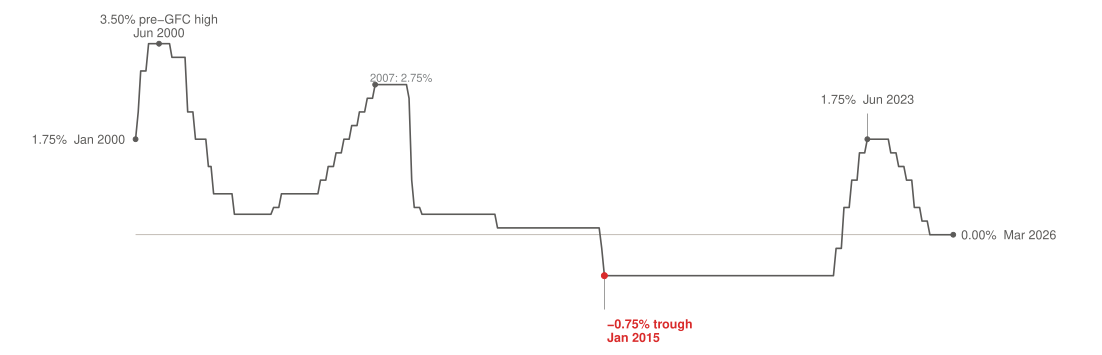

Here is the R script that generated this plot:
# Task 7 v7 — SNB policy rate, 2000-2026 (Tufte data-ink rigor).
# v7 fixes a factual/annotation error in v6: v6 labelled the 2007 point
#   (2.75%) as the "pre-GFC peak", but the actual maximum of the plotted
#   series (x-axis starts 2000) is 3.50%, held Jun 2000 - Jan/Feb 2001 —
#   visibly the highest point of the line, and sitting to the LEFT of the
#   2007 point. The console already printed `peak: 3.5`. v6 thus labelled
#   a lower point as "the peak" while the true maximum sat unlabelled.
#   Fix: the labelled pre-GFC HIGH is now the true series maximum, 3.50%,
#   annotated at the plateau midpoint (~2000-10). The 2007 point (2.75%)
#   is kept as a clearly-secondary landmark, plainly labelled "2007: 2.75%"
#   — it is no longer called "the peak". Everything else from v6 is kept:
#   the data-ink-minimal sparkline (no axes/ticks/gridlines/border/legend),
#   the -0.75% trough as the single heritage-red accent, the 1.75% (2023)
#   recovery landmark, and the 0.00% endpoint.
#
# v6 changes vs v5: switched the data line and the endpoint/peak markers
#   from `pg_palette$onyx` (#000000) to `pg_palette$alloy` (#5C5B59 warm
#   charcoal). The design system reserves Onyx for page-level title text
#   and the rare structural element where black needs to recede; chart
#   marks are not on that list. Other charts in the portfolio (steel,
#   glaciers, inaugural, plastic, energy) use alloy for their primary
#   ink, so this change brings task 7 into cross-portfolio consistency
#   (lecture 06 mistake #10 — sizes/colors varying without reason).
#   Heritage Red is still used exactly once (the -0.75% trough) as the
#   single preattentive cue for the most extreme value in the series.
#   Lecture 06 mistake #5 fix: red stays an accent, not a default.
#
# v5 changes vs v4: added a fifth annotation at the post-NIRP peak
#   (1.75% Jun 2023). Without it the upward swing between the Sep 2022
#   exit and the Mar 2026 cut had no labelled extreme — the eye saw the
#   line peak at ~1.75% but the value wasn't anchored.
#
# v4 changes vs v3: dropped two of the six annotations. Regime-change
#   events were inferred from the line shape; only data extremes and
#   endpoints kept.
#
# v3 changes vs v2: design-system palette migration only.
#
# Sparkline-style: no axes, no ticks, no gridlines, no border, no legend.
#
# Source: Swiss National Bank, "Official rates of the SNB" cube `snboffzisa`,
# data portal data.snb.ch. Splice: LIBOR target band mid (UG0+OG0)/2 for
# pre-Jun-2019 + SNB Leitzins (LZ) for Jun-2019 onward.

setwd("/Users/alexanderweber/Documents/hsg/6_semester/data_visualization_with_ai")

suppressPackageStartupMessages({
  library(dplyr)
  library(readr)
  library(tidyr)
  library(ggplot2)
})

source("design_system.R")

chart_family <- ""

raw <- read_delim(
  "data/task_07/snboffzisa.csv",
  delim = ";",
  skip  = 3,
  col_types = cols(Date = col_character(),
                   D0   = col_character(),
                   Value = col_character()),
  show_col_types = FALSE
) %>%
  mutate(date  = as.Date(paste0(Date, "-15")),
         Value = suppressWarnings(as.numeric(Value)))

band_mid <- raw %>%
  filter(D0 %in% c("UG0", "OG0")) %>%
  select(date, D0, Value) %>%
  pivot_wider(names_from = D0, values_from = Value) %>%
  mutate(rate = (UG0 + OG0) / 2) %>%
  filter(!is.na(rate), date < as.Date("2019-06-01")) %>%
  select(date, rate)

leitzins <- raw %>%
  filter(D0 == "LZ", !is.na(Value), date >= as.Date("2019-06-01")) %>%
  select(date, rate = Value)

policy <- bind_rows(band_mid, leitzins) %>%
  arrange(date) %>%
  filter(date >= as.Date("2000-01-01"))

cat("Series rows:", nrow(policy),
    " range:", as.character(min(policy$date)), "to",
                as.character(max(policy$date)), "\n")
cat("Trough:", min(policy$rate),
    " peak:", max(policy$rate), "\n")

# True series maximum is 3.50%, held Jun 2000 - Feb 2001 (a plateau).
# Anchor the peak marker at the plateau midpoint (~2000-10) so the dot
# lands on the visible high shoulder of the line, not on a sloping edge.
peak_date <- as.Date("2000-10-15")

ann <- tibble::tribble(
  ~date,                  ~rate,  ~label,                          ~lbl_x,                   ~lbl_y,  ~role,
  as.Date("2000-01-15"),   1.75,  "1.75%  Jan 2000",               as.Date("1999-09-15"),     1.75,   "endpoint_left",
  peak_date,               3.50,  "3.50% pre-GFC high\nJun 2000",  peak_date,                 3.62,   "peak_above",
  as.Date("2007-09-15"),   2.75,  "2007: 2.75%",                   as.Date("2008-07-15"),     2.95,   "landmark_below",
  as.Date("2015-01-15"),  -0.75,  "-0.75% trough\nJan 2015",       as.Date("2015-02-15"),    -1.55,   "trough",
  as.Date("2023-06-15"),   1.75,  "1.75%  Jun 2023",               as.Date("2023-06-15"),     2.40,   "peak_above",
  as.Date("2026-03-15"),   0.00,  "0.00%  Mar 2026",               as.Date("2026-06-15"),     0.00,   "endpoint_right"
)

gap_y <- 0.18
leaders <- ann %>%
  filter(role %in% c("event_above", "trough", "peak_above", "landmark_below")) %>%
  mutate(x = date, xend = date, y = rate,
         yend = lbl_y - ifelse(lbl_y > rate, gap_y, -gap_y))

p <- ggplot(policy, aes(x = date, y = rate)) +
  annotate("segment",
           x = min(policy$date), xend = max(policy$date),
           y = 0, yend = 0,
           color = pg_palette$dark_quartz, linewidth = 0.25) +
  geom_segment(data = leaders,
               aes(x = x, xend = xend, y = y, yend = yend),
               color = pg_palette$alloy, linewidth = 0.2,
               inherit.aes = FALSE) +
  geom_line(color = pg_palette$alloy, linewidth = 0.55) +
  geom_point(data = ann %>% filter(!role %in% c("trough")),
             aes(x = date, y = rate),
             color = pg_palette$alloy, size = 1.3) +
  geom_point(data = ann %>% filter(role == "trough"),
             aes(x = date, y = rate),
             color = pg_palette$heritage_red, size = 1.7) +
  geom_text(data = ann %>% filter(role == "endpoint_left"),
            aes(x = lbl_x, y = lbl_y, label = label),
            family = chart_family, size = 3.0,
            color = pg_palette$alloy,
            hjust = 1, vjust = 0.5) +
  geom_text(data = ann %>% filter(role == "endpoint_right"),
            aes(x = lbl_x, y = lbl_y, label = label),
            family = chart_family, size = 3.0,
            color = pg_palette$alloy,
            hjust = 0, vjust = 0.5) +
  geom_text(data = ann %>% filter(role == "event_above"),
            aes(x = lbl_x, y = lbl_y, label = label),
            family = chart_family, size = 2.9,
            color = pg_palette$alloy,
            hjust = 0.5, vjust = 0,
            lineheight = 0.95) +
  geom_text(data = ann %>% filter(role == "peak_above"),
            aes(x = lbl_x, y = lbl_y, label = label),
            family = chart_family, size = 3.0,
            color = pg_palette$alloy,
            hjust = 0.5, vjust = 0,
            lineheight = 0.95) +
  geom_text(data = ann %>% filter(role == "landmark_below"),
            aes(x = lbl_x, y = lbl_y, label = label),
            family = chart_family, size = 2.7,
            color = pg_palette$dark_stone,
            hjust = 0.5, vjust = 1) +
  geom_text(data = ann %>% filter(role == "trough"),
            aes(x = lbl_x, y = lbl_y, label = label),
            family = chart_family, size = 3.0,
            color = pg_palette$heritage_red,
            hjust = 0, vjust = 1, fontface = "bold",
            lineheight = 0.95) +
  scale_x_date(expand = expansion(mult = c(0.10, 0.12))) +
  scale_y_continuous(limits = c(-2.0, 4.1),
                     expand = expansion(mult = c(0, 0))) +
  coord_cartesian(clip = "off") +
  labs(x = NULL, y = NULL) +
  theme_void(base_family = chart_family) +
  theme(plot.margin = margin(t = 8, r = 30, b = 8, l = 30))

out_pdf <- "iterations/task_07/v7/snb_rate_v7.pdf"
ggsave(out_pdf, p, width = 28, height = 9, units = "cm", device = "pdf")
cat("Saved:", out_pdf, "\n")
